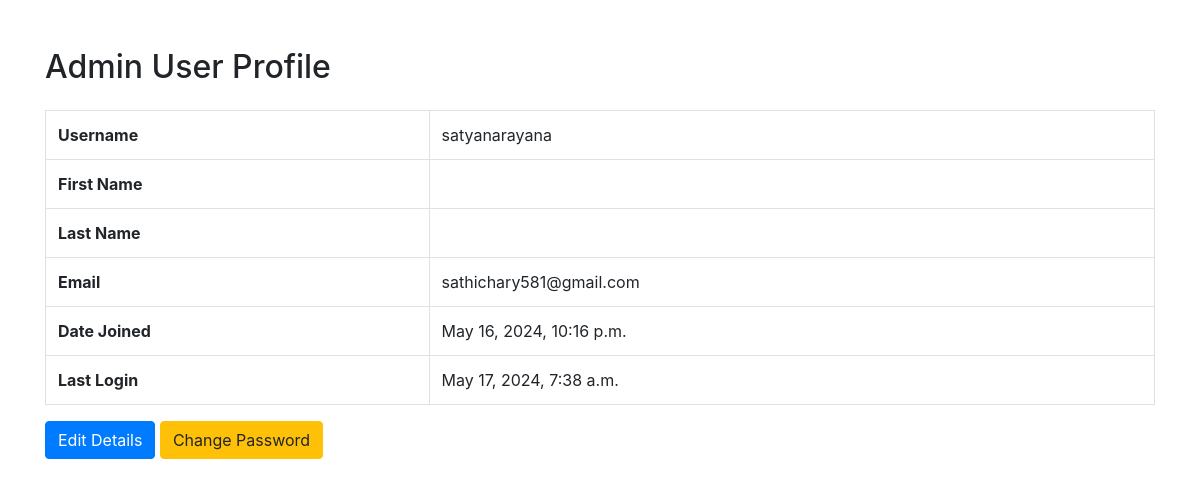
/profile/ (signed in), run on an earlier commit of the app's database.
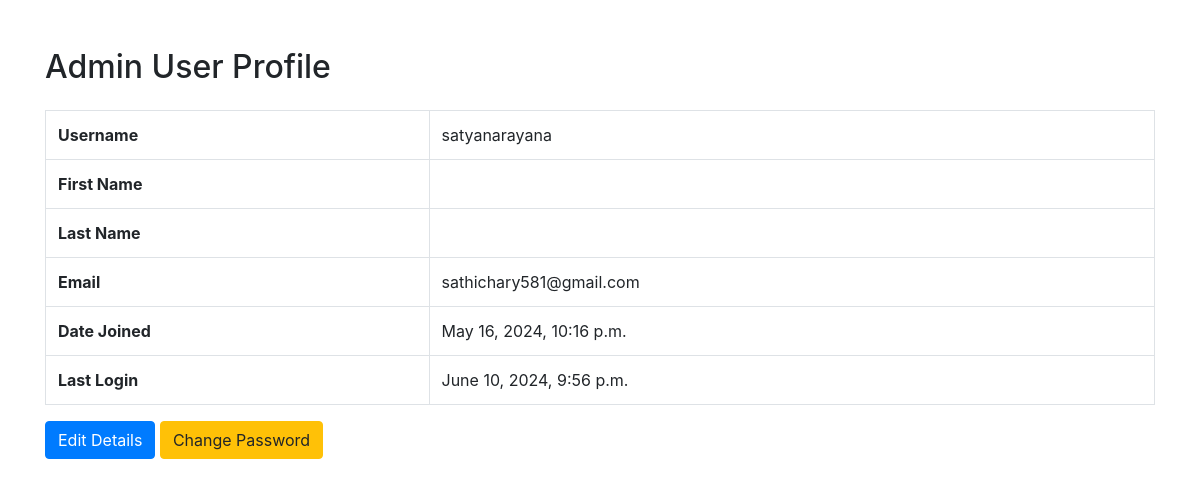
And on a later commit of the database.
### app/models.py (models this page shows, shortened)
class User(AbstractUser):
    username = models.CharField(max_length=100)
    email = models.EmailField(unique=True)
    USERNAME_FIELD = 'email'
    REQUIRED_FIELDS = ['username']

### admin_user/views.py (the view)
# urls.py: path('profile/', profile, name='profile'),
@login_required
@staff_member_required
def profile(request):
    user = request.user
    context = {
        'user': user,
    }
    return render(request, 'user/profile.html', context)

### templates/user/profile.html (shortened to what this page needs)
<!DOCTYPE html>
<html lang="en">
<head>
    <link href="https://maxcdn.bootstrapcdn.com/bootstrap/4.5.2/css/bootstrap.min.css" rel="stylesheet">
</head>
<body>
    <div class="container mt-5">
        <h2 class="mb-4">Admin User Profile</h2>
        <table class="table table-bordered">
            <tr>
                <th>Username</th>
                <td>{{ user.username }}</td>
            </tr>
            <tr>
                <th>First Name</th>
                <td>{{ user.first_name }}</td>
            </tr>
            <tr>
                <th>Last Name</th>
                <td>{{ user.last_name }}</td>
            </tr>
            <tr>
                <th>Email</th>
                <td>{{ user.email }}</td>
            </tr>
            <tr>
                <th>Date Joined</th>
                <td>{{ user.date_joined }}</td>
            </tr>
            <tr>
                <th>Last Login</th>
                <td>{{ user.last_login }}</td>
            </tr>
        </table>
        <a href="{% url 'admin_user_detail' %}" class="btn btn-primary">Edit Details</a>
        <a href="{% url 'admin_user_password_change' %}" class="btn btn-warning">Change Password</a>
    </div>
</body>
</html>

What changed in the data, as far as the page shows it:
changed User "satyanarayana": last_login "May 17, 2024, 7:38 a.m." → "June 10, 2024, 9:56 p.m."
